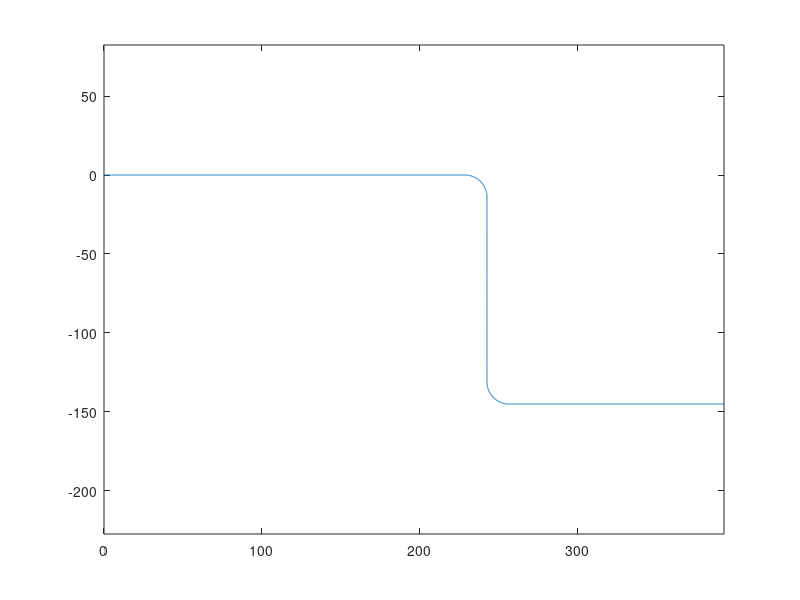
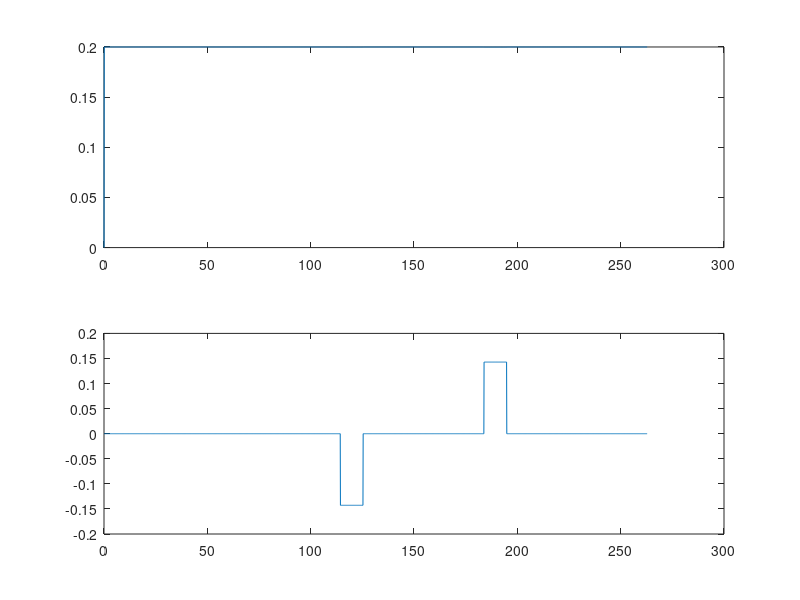

Reproduce these figures in MATLAB, in order.
clear all;
close all;
clc; 
x(1) = 0; y(1) = 0; phi (1) = 0;
dt = 0.1; t(1) = 0;
for i = 2 : 1149
    t(i) = t(i-1)+dt;
    vr(i) = 0.2; or(i) = 0;
    phi(i) = phi(i-1) + or(i)*dt;
    x(i) = x(i-1) + vr(i)*cos(phi(i));
    y(i) = y(i-1) + vr(i)*sin(phi(i));
end
for i = 1145:1254
    t(i) = t(i-1)+dt;
    or(i) = -pi/22; vr(i) = 1.4 * pi/22;
    phi(i) = phi(i-1) + or(i)*dt;
    x(i) = x(i-1) + vr(i)*cos(phi(i));
    y(i) = y(i-1) + vr(i)*sin(phi(i));
end
for i = 1255:1839
    t(i) = t(i-1)+dt;
    vr(i) = 0.2; or(i) = 0;
    phi(i) = phi(i-1) + or(i)*dt;
    x(i) = x(i-1) + vr(i)*cos(phi(i));
    y(i) = y(i-1) + vr(i)*sin(phi(i));
end
for i = 1840:1949
    t(i) = t(i-1)+dt;
    or(i) = pi/22; vr(i) = 1.4 * pi/22;
    phi(i) = phi(i-1) + or(i)*dt;
    x(i) = x(i-1) + vr(i)*cos(phi(i));
    y(i) = y(i-1) + vr(i)*sin(phi(i));
end
for i = 1950:2629
    t(i) = t(i-1)+dt;
    vr(i) = 0.2; or(i) = 0;
    phi(i) = phi(i-1) + or(i)*dt;
    x(i) = x(i-1) + vr(i)*cos(phi(i));
    y(i) = y(i-1) + vr(i)*sin(phi(i));
end
figure 
plot(x,y);
axis equal;
figure
subplot(2,1,1)
plot(t,vr);
subplot(2,1,2)
plot(t,or)